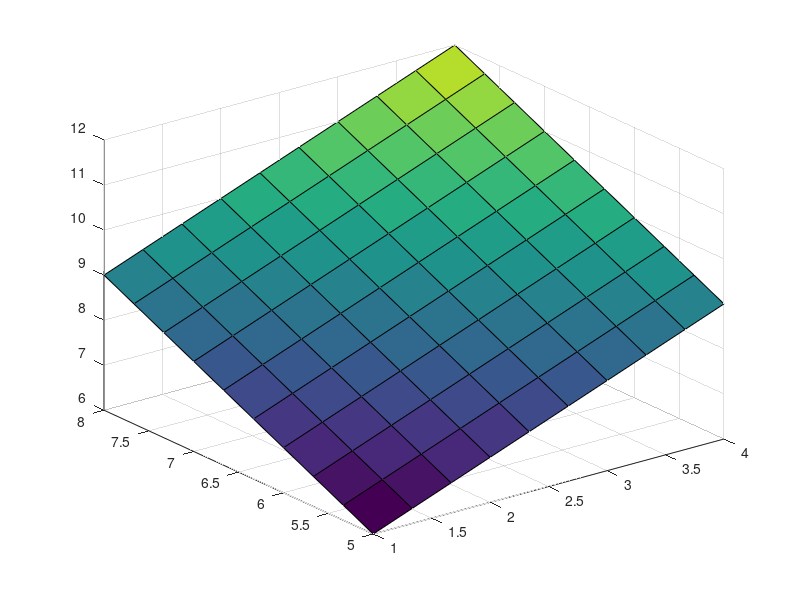

Write the MATLAB code that produced this figure.
% Original vertices from fill3 (possibly collinear)
x = [1 2 3 4];
y = [5 6 7 8];
z = [9 10 11 12];

% Create a grid of points from the x and y data
[X, Y] = meshgrid(linspace(min(x), max(x), 10), linspace(min(y), max(y), 10));

% Define Z manually as a plane (since points may be collinear)
Z = X + Y;  % Example: Assume Z is a linear plane (this can be adjusted)

% Plot the surface
surf(X, Y, Z);


